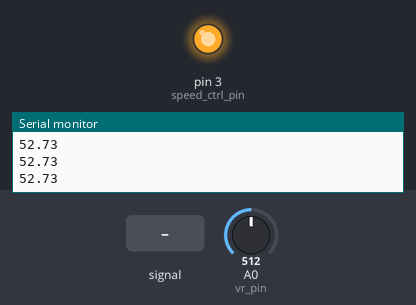
Recording of a sketch running on a simulated Arduino Uno, built with avr-gcc and run on an emulated ATmega328P. Parts: output pins drawn as LEDs (lit = HIGH), the last lines printed to the serial monitor. Inputs (shaded band) come from the test bench; at power-on: A0 (vr_pin) = 512.

Above: at 1.2 s.
1.3 s: A0 (vr_pin) fed a 200 Hz sine of ±255 counts around its level
4.3 s: A0 (vr_pin) set to 122
At 5.0 s:
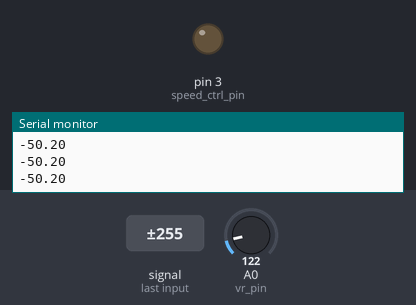
5.8 s: A0 (vr_pin) set to 511
At 7.0 s:
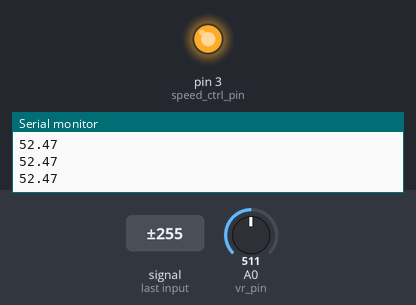
7.3 s: A0 (vr_pin) fed a 1000 Hz sine of ±255 counts around its level
Timing chart, 0 to 9.1 s (numbered marks = the images above; inputs shaded):
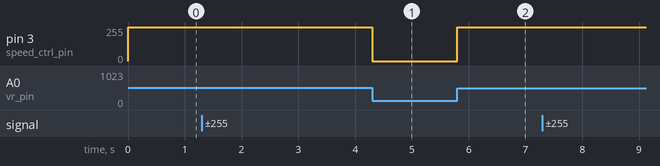

Measured:
- after the input at 4.3 s, pin 3 (speed_ctrl_pin): 255/255 → 0/255 at once
- after the input at 5.8 s, pin 3 (speed_ctrl_pin): 0/255 → 255/255 at once

The sketch:

inverted_pendulum.ino
```cpp
#define vr_pin A0

#define dir_pin_1 7
#define dir_pin_2 9
#define speed_ctrl_pin 3

int print_prescaler = 50;

float pendulum_angle = 0.0f;

float integrator = 0.0f;

void setup()
{
  Serial.begin(9600);

  pinMode(INPUT, vr_pin);
  pinMode(OUTPUT, dir_pin_1);
  pinMode(OUTPUT, dir_pin_2);
  pinMode(OUTPUT, speed_ctrl_pin);
}

void read_angle()
{
  int vr = analogRead(vr_pin);
  pendulum_angle = (float)vr / 1023.0f * 270.0f;

  pendulum_angle -= 82.4; //Tune me
}

void rotate_left()
{
  digitalWrite(dir_pin_1, HIGH);
  digitalWrite(dir_pin_2, LOW);
}

void rotate_right()
{
  digitalWrite(dir_pin_1, LOW);
  digitalWrite(dir_pin_2, HIGH);
}

void set_speed(int _speed)
{
  analogWrite(speed_ctrl_pin, _speed);
}

float bound(float val, float _min, float _max)
{
  if(val > _max) {
      return _max;
  } else if(val < _min) {
      return _min;
  } else {
      return val;
  }
}

void feedback_control()
{
  read_angle();

  //Tune these parameters!
  float KP = 10.0f;
  float KI = 0.007f;

  float error = -pendulum_angle;

  float P = error * KP;
  float I = 0.0f;
  float D = 0.0f;

  integrator += error * KI;

  P = bound(P, -255.0f, 255.0f);
  I = bound(integrator, -255.0f, 255.0f);
  //D = bound(D, -255.0f, 255.0f);

  float PID = P + I + D;
  PID = bound(PID, -255.0f, 255.0f);

  if(PID > 0.0f) {
    rotate_right();
  } else {
    rotate_left();
  }

  int output = (int)abs(PID);

  set_speed(output);

  print_prescaler--;
  if(print_prescaler == 0) {
    print_prescaler = 50;
    #if 0
    Serial.print("speed:");
    Serial.print(output);
    Serial.print(",angle:");
    #endif
    Serial.println(pendulum_angle);
    //Serial.println(I);
  }
}

void loop()
{
  feedback_control();
}
```
